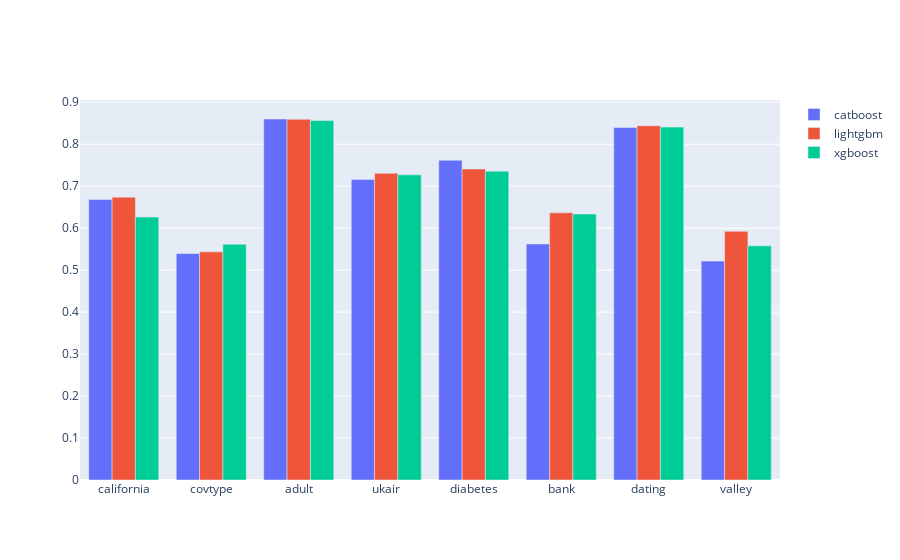

This figure's notebook cell:
### Code cell
import plotly.graph_objects as go

fig = go.Figure(data=[
    go.Bar(name="catboost", x=list(perf_comparisons.keys()), y=catboost_performance),
    go.Bar(name="lightgbm", x=list(perf_comparisons.keys()), y=lightgbm_performance),
    go.Bar(name="xgboost", x=list(perf_comparisons.keys()), y=xgboost_performance)
           ])
# Change the bar mode
fig.update_layout(barmode='group')
fig.show()

### Figure 1 — Plotly figure (JSON) as saved in the notebook; plotly's stock layout.template omitted (floating-point values rounded to 4 significant figures)
{"data": [{"name": "catboost", "type": "bar", "x": ["california", "covtype", "adult", "ukair", "diabetes", "bank", "dating", "valley"], "y": [0.6681, 0.5393, 0.86, 0.7162, 0.7617, 0.5623, 0.8399, 0.5215]}, {"name": "lightgbm", "type": "bar", "x": ["california", "covtype", "adult", "ukair", "diabetes", "bank", "dating", "valley"], "y": [0.6738, 0.5435, 0.8592, 0.7307, 0.7409, 0.6365, 0.8439, 0.5925]}, {"name": "xgboost", "type": "bar", "x": ["california", "covtype", "adult", "ukair", "diabetes", "bank", "dating", "valley"], "y": [0.6264, 0.5617, 0.8562, 0.727, 0.7357, 0.6335, 0.8408, 0.5578]}], "layout": {"barmode": "group"}}
